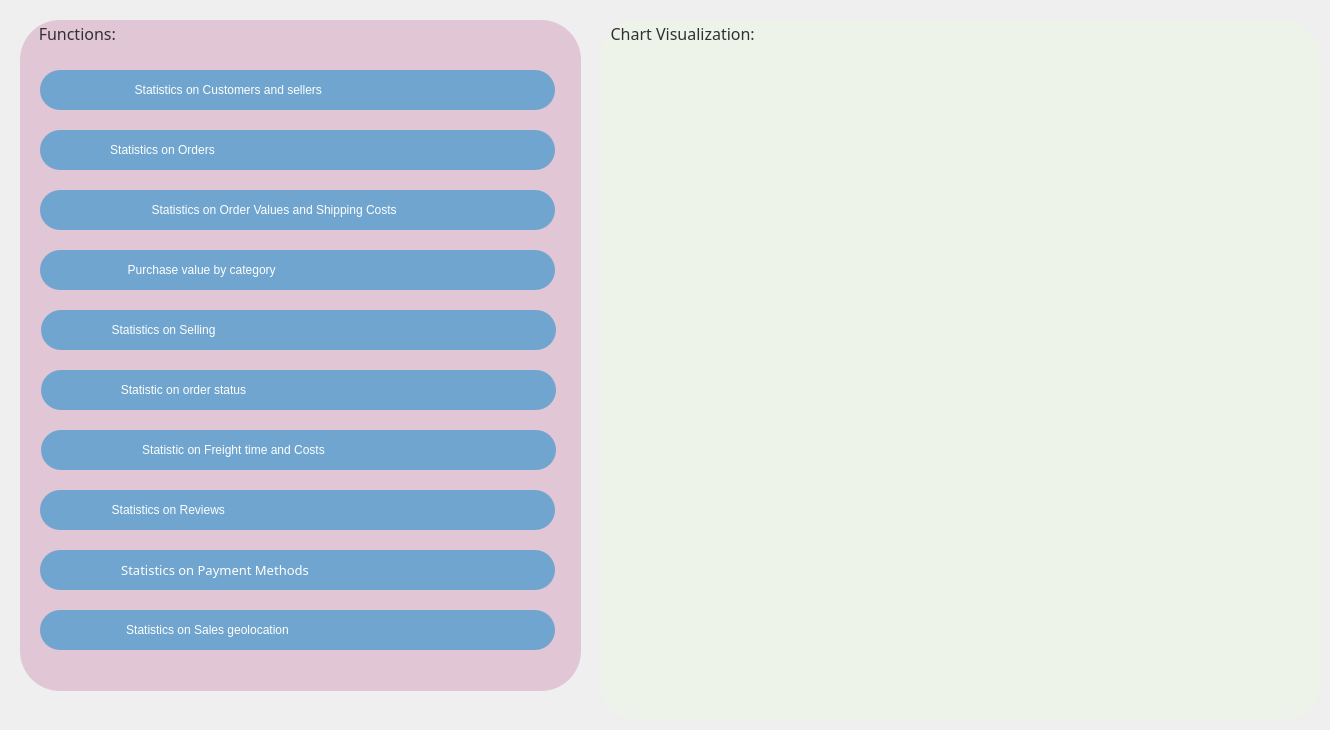
    <widget class="QWidget" name="REPORT">
     <attribute name="icon">
      <iconset>
       <normaloff>../../../HKII NĂM 2/HỌC MÁY/FINAL/ICON/mainwindow/report.png</normaloff>../../../HKII NĂM 2/HỌC MÁY/FINAL/ICON/mainwindow/report.png</iconset>
     </attribute>
     <attribute name="title">
      <string>REPORT</string>
     </attribute>
     <widget class="QGroupBox" name="groupBoxChartVisualization">
      <property name="geometry">
       <rect>
        <x>600</x>
        <y>20</y>
        <width>721</width>
        <height>701</height>
       </rect>
      </property>
      <property name="font">
       <font>
        <family>Sitka</family>
        <pointsize>12</pointsize>
       </font>
      </property>
      <property name="styleSheet">
       <string notr="true"> color:rgb(49, 49, 49);background-color: rgb(237, 243, 233);
border-radius: 40px</string>
      </property>
      <property name="title">
       <string>  Chart Visualization:</string>
      </property>
      <widget class="QWidget" name="verticalLayoutWidget">
       <property name="geometry">
        <rect>
         <x>10</x>
         <y>40</y>
         <width>701</width>
         <height>651</height>
        </rect>
       </property>
       <layout class="QVBoxLayout" name="verticalLayout"/>
      </widget>
     </widget>
     <widget class="QGroupBox" name="groupBoxFunctions_2">
      <property name="geometry">
       <rect>
        <x>20</x>
        <y>20</y>
        <width>561</width>
        <height>671</height>
       </rect>
      </property>
      <property name="font">
       <font>
        <family>Sitka</family>
        <pointsize>12</pointsize>
       </font>
      </property>
      <property name="styleSheet">
       <string notr="true">border-radius:40px; background:rgb(225, 198, 214);
 color:rgb(49, 49, 49)</string>
      </property>
      <property name="title">
       <string>    Functions:</string>
      </property>
      <widget class="QPushButton" name="pushButtonStatisticsOnCustomersandSellers">
       <property name="geometry">
        <rect>
         <x>20</x>
         <y>50</y>
         <width>515</width>
         <height>40</height>
        </rect>
       </property>
       <property name="layoutDirection">
        <enum>Qt::LeftToRight</enum>
       </property>
       <property name="styleSheet">
        <string notr="true">QPushButton#pushButtonStatisticsOnCustomersandSellers{font: 63 10pt &quot;Sitka Small Semibold&quot;;background:rgb(111, 165, 206); border-radius: 20px; color: white;padding-left:-70px; padding-right:65px}


QPushButton#pushButtonStatisticsOnCustomersandSellers:pressed{
	padding-left: -20px;
	padding-top: 5px;
	background-color:rgb(106, 106, 0);}
QPushButton#pushButtonStatisticsOnCustomersandSellers:hover{background-color:white;color:rgb(0, 0, 0);}</string>
       </property>
       <property name="text">
        <string>Statistics on Customers and sellers </string>
       </property>
       <property name="icon">
        <iconset>
         <normaloff>../../../HKII NĂM 2/HỌC MÁY/FINAL/ICON/REPORT/1.Customer and Sellers.png</normaloff>../../../HKII NĂM 2/HỌC MÁY/FINAL/ICON/REPORT/1.Customer and Sellers.png</iconset>
       </property>
       <property name="iconSize">
        <size>
         <width>32</width>
         <height>40</height>
        </size>
       </property>
      </widget>
      <widget class="QPushButton" name="pushButtonStatisticsOnOrders">
       <property name="geometry">
        <rect>
         <x>20</x>
         <y>110</y>
         <width>515</width>
         <height>40</height>
        </rect>
       </property>
       <property name="layoutDirection">
        <enum>Qt::LeftToRight</enum>
       </property>
       <property name="styleSheet">
        <string notr="true">QPushButton#pushButtonStatisticsOnOrders{font: 63 10pt &quot;Sitka Small Semibold&quot;;background:rgb(111, 165, 206); border-radius: 20px; color: white; padding-left: -135px; padding-right: 135px}

QPushButton#pushButtonStatisticsOnOrders:pressed{
	padding-left: -135px;
	padding-top: 5px;
	background-color:rgb(106, 106, 0);}
QPushButton#pushButtonStatisticsOnOrders:hover{background-color:white;color:rgb(0, 0, 0);}</string>
       </property>
       <property name="text">
        <string>Statistics on Orders</string>
       </property>
       <property name="icon">
        <iconset>
         <normaloff>../../../HKII NĂM 2/HỌC MÁY/FINAL/ICON/REPORT/2.Orders.png</normaloff>../../../HKII NĂM 2/HỌC MÁY/FINAL/ICON/REPORT/2.Orders.png</iconset>
       </property>
       <property name="iconSize">
        <size>
         <width>36</width>
         <height>40</height>
        </size>
       </property>
      </widget>
      <widget class="QPushButton" name="pushButtonStatisticsOnOrderValuesAndShippingCost">
       <property name="geometry">
        <rect>
         <x>20</x>
         <y>170</y>
         <width>515</width>
         <height>40</height>
        </rect>
       </property>
       <property name="layoutDirection">
        <enum>Qt::LeftToRight</enum>
       </property>
       <property name="styleSheet">
        <string notr="true">QPushButton#pushButtonStatisticsOnOrderValuesAndShippingCost{font: 63 10pt &quot;Sitka Small Semibold&quot;;background:rgb(111, 165, 206); border-radius: 20px; color: white;padding-right:60px;padding-left:10px}


QPushButton#pushButtonStatisticsOnOrderValuesAndShippingCost:pressed{
	padding-left: 10px;
	padding-top: 5px;
	background-color:rgb(106, 106, 0);}
QPushButton#pushButtonStatisticsOnOrderValuesAndShippingCost:hover{background-color:white;color:rgb(0, 0, 0);}</string>
       </property>
       <property name="text">
        <string> Statistics on Order Values and Shipping Costs</string>
       </property>
       <property name="icon">
        <iconset>
         <normaloff>../../../HKII NĂM 2/HỌC MÁY/FINAL/ICON/REPORT/3.Ordervalue and Shipping Costs.png</normaloff>../../../HKII NĂM 2/HỌC MÁY/FINAL/ICON/REPORT/3.Ordervalue and Shipping Costs.png</iconset>
       </property>
       <property name="iconSize">
        <size>
         <width>36</width>
         <height>40</height>
        </size>
       </property>
      </widget>
      <widget class="QPushButton" name="pushButtonPurchaseValueByCategory">
       <property name="geometry">
        <rect>
         <x>20</x>
         <y>230</y>
         <width>515</width>
         <height>40</height>
        </rect>
       </property>
       <property name="layoutDirection">
        <enum>Qt::LeftToRight</enum>
       </property>
       <property name="styleSheet">
        <string notr="true">QPushButton#pushButtonPurchaseValueByCategory{font: 63 10pt &quot;Sitka Small Semibold&quot;;background:rgb(111, 165, 206); border-radius: 20px; color: white; padding-right:100px;padding-left:-75px;}

QPushButton#pushButtonPurchaseValueByCategory:pressed{
	padding-left: -75px;
	padding-top: 5px;
	background-color:rgb(106, 106, 0);}
QPushButton#pushButtonPurchaseValueByCategory:hover{background-color:white;color:rgb(0, 0, 0);}</string>
       </property>
       <property name="text">
        <string>Purchase value by category     </string>
       </property>
       <property name="icon">
        <iconset>
         <normaloff>../../../HKII NĂM 2/HỌC MÁY/FINAL/ICON/REPORT/4.valueByCategory.png</normaloff>../../../HKII NĂM 2/HỌC MÁY/FINAL/ICON/REPORT/4.valueByCategory.png</iconset>
       </property>
       <property name="iconSize">
        <size>
         <width>32</width>
         <height>40</height>
        </size>
       </property>
      </widget>
      <widget class="QPushButton" name="pushButtonStatisticsOnReviews">
       <property name="geometry">
        <rect>
         <x>20</x>
         <y>470</y>
         <width>515</width>
         <height>40</height>
        </rect>
       </property>
       <property name="layoutDirection">
        <enum>Qt::LeftToRight</enum>
       </property>
       <property name="styleSheet">
        <string notr="true">QPushButton#pushButtonStatisticsOnReviews{font: 63 10pt &quot;Sitka Small Semibold&quot;;background:rgb(111, 165, 206); border-radius: 20px; color: white; padding-right:80px;padding-left:-175px}
QPushButton#pushButtonStatisticsOnReviews:pressed{
	padding-left: -75px;
	padding-top: 5px;
	background-color:rgb(106, 106, 0);}
QPushButton#pushButtonStatisticsOnReviews:hover{background-color:white;color:rgb(0, 0, 0);}
</string>
       </property>
       <property name="text">
        <string>Statistics on Reviews </string>
       </property>
       <property name="icon">
        <iconset>
         <normaloff>../../../HKII NĂM 2/HỌC MÁY/FINAL/ICON/REPORT/8.Reviews.png</normaloff>../../../HKII NĂM 2/HỌC MÁY/FINAL/ICON/REPORT/8.Reviews.png</iconset>
       </property>
       <property name="iconSize">
        <size>
         <width>40</width>
         <height>40</height>
        </size>
       </property>
       <property name="autoRepeat">
        <bool>false</bool>
       </property>
      </widget>
      <widget class="QPushButton" name="pushButtonStatisticsOnSalesGeolocation">
       <property name="geometry">
        <rect>
         <x>20</x>
         <y>590</y>
         <width>515</width>
         <height>40</height>
        </rect>
       </property>
       <property name="sizeIncrement">
        <size>
         <width>34</width>
         <height>0</height>
        </size>
       </property>
       <property name="layoutDirection">
        <enum>Qt::LeftToRight</enum>
       </property>
       <property name="styleSheet">
        <string notr="true">QPushButton#pushButtonStatisticsOnSalesGeolocation{font: 63 10pt &quot;Sitka Small Semibold&quot;;background:rgb(111, 165, 206); border-radius: 20px; color: white; padding-right:90px; padding-left:-90px}

QPushButton#pushButtonStatisticsOnSalesGeolocation:pressed{
	padding-left: -40px;
	padding-top: 5px;
	background-color:rgb(106, 106, 0);}
QPushButton#pushButtonStatisticsOnSalesGeolocation:hover{background-color:rgb(255, 255, 255);color:rgb(0, 0, 0);}
</string>
       </property>
       <property name="text">
        <string>Statistics on Sales geolocation</string>
       </property>
       <property name="icon">
        <iconset>
         <normaloff>../../../HKII NĂM 2/HỌC MÁY/FINAL/ICON/REPORT/10.SalesGeo.png</normaloff>../../../HKII NĂM 2/HỌC MÁY/FINAL/ICON/REPORT/10.SalesGeo.png</iconset>
       </property>
       <property name="iconSize">
        <size>
         <width>40</width>
         <height>40</height>
        </size>
       </property>
       <property name="autoRepeat">
        <bool>true</bool>
       </property>
      </widget>
      <widget class="QPushButton" name="pushButtonStatisticsOnSelling">
       <property name="geometry">
        <rect>
         <x>21</x>
         <y>290</y>
         <width>515</width>
         <height>40</height>
        </rect>
       </property>
       <property name="layoutDirection">
        <enum>Qt::LeftToRight</enum>
       </property>
       <property name="styleSheet">
        <string notr="true">QPushButton#pushButtonStatisticsOnSelling{font: 63 10pt &quot;Sitka Small Semibold&quot;;background:rgb(111, 165, 206); border-radius: 20px; color: white;padding-left:-170px; padding-right:100px}

QPushButton#pushButtonStatisticsOnSelling:pressed{
	padding-left: -170px;
	padding-top: 5px;
	background-color:rgb(106, 106, 0);}
QPushButton#pushButtonStatisticsOnSelling:hover{background-color:white;color:rgb(0, 0, 0);}</string>
       </property>
       <property name="text">
        <string>Statistics on Selling</string>
       </property>
       <property name="icon">
        <iconset>
         <normaloff>../../../HKII NĂM 2/HỌC MÁY/FINAL/ICON/REPORT/5.selling.png</normaloff>../../../HKII NĂM 2/HỌC MÁY/FINAL/ICON/REPORT/5.selling.png</iconset>
       </property>
       <property name="iconSize">
        <size>
         <width>32</width>
         <height>40</height>
        </size>
       </property>
      </widget>
      <widget class="QPushButton" name="pushButtonStatisticOnOrderStatus">
       <property name="geometry">
        <rect>
         <x>21</x>
         <y>350</y>
         <width>515</width>
         <height>40</height>
        </rect>
       </property>
       <property name="layoutDirection">
        <enum>Qt::LeftToRight</enum>
       </property>
       <property name="styleSheet">
        <string notr="true">QPushButton#pushButtonStatisticOnOrderStatus{font: 63 10pt &quot;Sitka Small Semibold&quot;;background:rgb(111, 165, 206); border-radius: 20px; color: white;padding-left:-130px; padding-right: 100px}

QPushButton#pushButtonStatisticOnOrderStatus:pressed{
	padding-left: -130px;
	padding-top: 5px;
	background-color:rgb(106, 106, 0);}
QPushButton#pushButtonStatisticOnOrderStatus:hover{background-color:white;color:rgb(0, 0, 0);}</string>
       </property>
       <property name="text">
        <string>Statistic on order status</string>
       </property>
       <property name="icon">
        <iconset>
         <normaloff>../../../HKII NĂM 2/HỌC MÁY/FINAL/ICON/REPORT/6.order status.png</normaloff>../../../HKII NĂM 2/HỌC MÁY/FINAL/ICON/REPORT/6.order status.png</iconset>
       </property>
       <property name="iconSize">
        <size>
         <width>37</width>
         <height>40</height>
        </size>
       </property>
      </widget>
      <widget class="QPushButton" name="pushButtonPaymentMethods">
       <property name="geometry">
        <rect>
         <x>20</x>
         <y>530</y>
         <width>515</width>
         <height>40</height>
        </rect>
       </property>
       <property name="font">
        <font>
         <family>Sitka Small Semibold</family>
         <pointsize>10</pointsize>
         <weight>7</weight>
         <italic>false</italic>
         <bold>false</bold>
        </font>
       </property>
       <property name="layoutDirection">
        <enum>Qt::LeftToRight</enum>
       </property>
       <property name="styleSheet">
        <string notr="true">QPushButton#pushButtonPaymentMethods{font: 63 10pt &quot;Sitka Small Semibold&quot;;background:rgb(111, 165, 206); border-radius: 20px; color: white; padding-left:-110px; padding-right: 55px}

QPushButton#pushButtonPaymentMethods:pressed{
	padding-left: -110px;
	padding-top: 5px;
	background-color:rgb(106, 106, 0);}
QPushButton#pushButtonPaymentMethods:hover{background-color:white;color:rgb(0, 0, 0);}</string>
       </property>
       <property name="text">
        <string>Statistics on Payment Methods</string>
       </property>
       <property name="icon">
        <iconset>
         <normaloff>../../../HKII NĂM 2/HỌC MÁY/FINAL/ICON/REPORT/9.PaymentMethods.png</normaloff>../../../HKII NĂM 2/HỌC MÁY/FINAL/ICON/REPORT/9.PaymentMethods.png</iconset>
       </property>
       <property name="iconSize">
        <size>
         <width>32</width>
         <height>40</height>
        </size>
       </property>
      </widget>
      <widget class="QPushButton" name="pushButtonStatisticsOnFreightTimeAndCost">
       <property name="geometry">
        <rect>
         <x>21</x>
         <y>410</y>
         <width>515</width>
         <height>40</height>
        </rect>
       </property>
       <property name="layoutDirection">
        <enum>Qt::LeftToRight</enum>
       </property>
       <property name="styleSheet">
        <string notr="true">QPushButton#pushButtonStatisticsOnFreightTimeAndCost{font: 63 10pt &quot;Sitka Small Semibold&quot;;background:rgb(111, 165, 206); border-radius: 20px; color: white; padding-left:-40px;padding-right:90px}

QPushButton#pushButtonStatisticsOnFreightTimeAndCost:pressed{
	padding-left: -40px;
	padding-top: 5px;
	background-color:rgb(106, 106, 0);}
QPushButton#pushButtonStatisticsOnFreightTimeAndCost:hover{background-color:white;color:rgb(0, 0, 0);}</string>
       </property>
       <property name="text">
        <string>Statistic on Freight time and Costs</string>
       </property>
       <property name="icon">
        <iconset>
         <normaloff>../../../HKII NĂM 2/HỌC MÁY/FINAL/ICON/REPORT/7.Freighttime and cost.png</normaloff>../../../HKII NĂM 2/HỌC MÁY/FINAL/ICON/REPORT/7.Freighttime and cost.png</iconset>
       </property>
       <property name="iconSize">
        <size>
         <width>32</width>
         <height>40</height>
        </size>
       </property>
      </widget>
     </widget>
    </widget>
